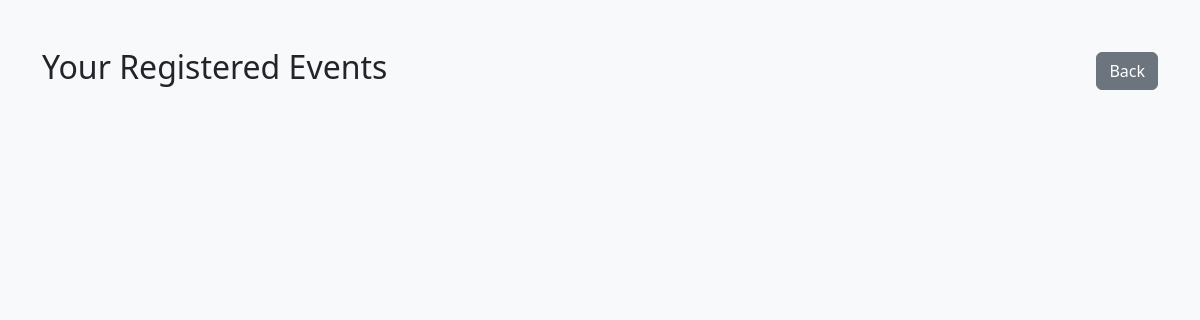
The app's page /user_registered_events.php (signed in), older data.
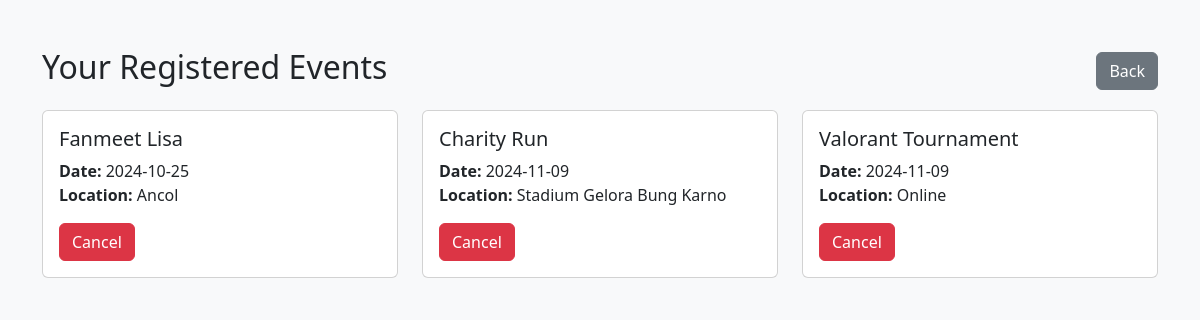
The same page, newer data.
### tables this page shows
CREATE TABLE `registrations` (
  `registration_id` int(11) NOT NULL,
  `user_id` int(11) DEFAULT NULL,
  `event_id` int(11) DEFAULT NULL
);

CREATE TABLE `events` (
  `event_id` int(11) NOT NULL,
  `event_name` varchar(255) DEFAULT NULL,
  `event_date` date DEFAULT NULL,
  `event_time` time DEFAULT NULL,
  `event_location` varchar(255) DEFAULT NULL,
  `event_description` text NOT NULL,
  `max_participants` int(11) DEFAULT NULL,
  `event_image` varchar(255) DEFAULT NULL,
  `status` enum('open','closed','canceled') DEFAULT 'open'
);

### user_registered_events.php (the view, shortened to what this page needs)
<?php
require 'config.php';
if (isset($_SESSION['user_id'])) {
    $user_id = $_SESSION['user_id'];
    $stmt = $conn->prepare("SELECT r.registration_id, e.event_name, e.event_date, e.event_location
                            FROM registrations r
                            JOIN events e ON r.event_id = e.event_id
                            WHERE r.user_id = ?");
    if ($stmt) {
        $stmt->bind_param("i", $user_id);
        $stmt->execute();
        $result = $stmt->get_result();
        ?>
        <!DOCTYPE html>
        <html lang="en">
        <head>
            <link rel="stylesheet" href="https://cdn.jsdelivr.net/npm/bootstrap@5.3.0/dist/css/bootstrap.min.css">
        </head>
        <body class="bg-light">
        <div class="container mt-5">
            <div class="d-flex justify-content-between align-items-center mb-3">
                <h2>Your Registered Events</h2>
                <a href="user_event_browsing.php" class="btn btn-secondary">Back</a>
            </div>
            <div id="event-list" class="row">
                <?php if ($result && $result->num_rows > 0): ?>
                    <?php while ($row = $result->fetch_assoc()): ?>
                        <div class="col-md-4">
                            <div class="card mb-3">
                                <div class="card-body">
                                    <h5 class="card-title"><?php echo $row['event_name']; ?></h5>
                                    <p class="card-text">
                                        <strong>Date:</strong> <?php echo $row['event_date']; ?><br>
                                        <strong>Location:</strong> <?php echo $row['event_location']; ?>
                                    </p>
                                    <button class="btn btn-danger cancel-btn"
                                            data-registration-id="<?php echo $row['registration_id']; ?>">
                                        Cancel
                                    </button>
                                </div>
                            </div>
                        </div>
                    <?php endwhile; ?>
                <?php endif; ?>
            </div>
        </div>
        </body>
        </html>
        <?php
    } else {
        echo "Error preparing statement: " . $conn->error;
    }
} else {
    echo "User ID is not set.";
}
?>

Row changes from the older to the newer data that the page shows:
added registrations: event.event_name "Fanmeet Lisa", event.event_date "2024-10-25", event.event_location "Ancol"
added registrations: event.event_name "Charity Run", event.event_date "2024-11-09", event.event_location "Stadium Gelora Bung Karno"
added registrations: event.event_name "Valorant Tournament", event.event_date "2024-11-09", event.event_location "Online"
